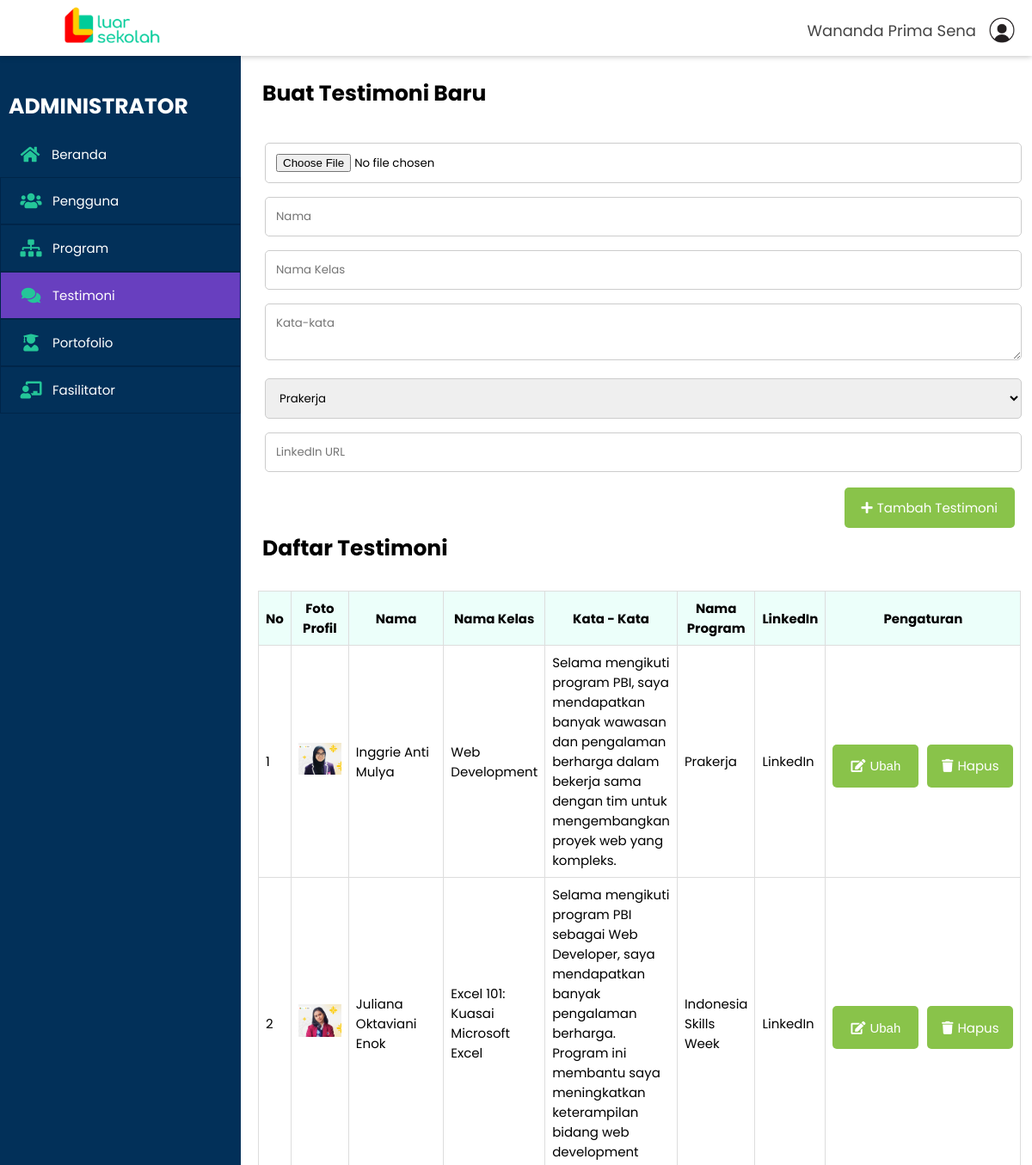
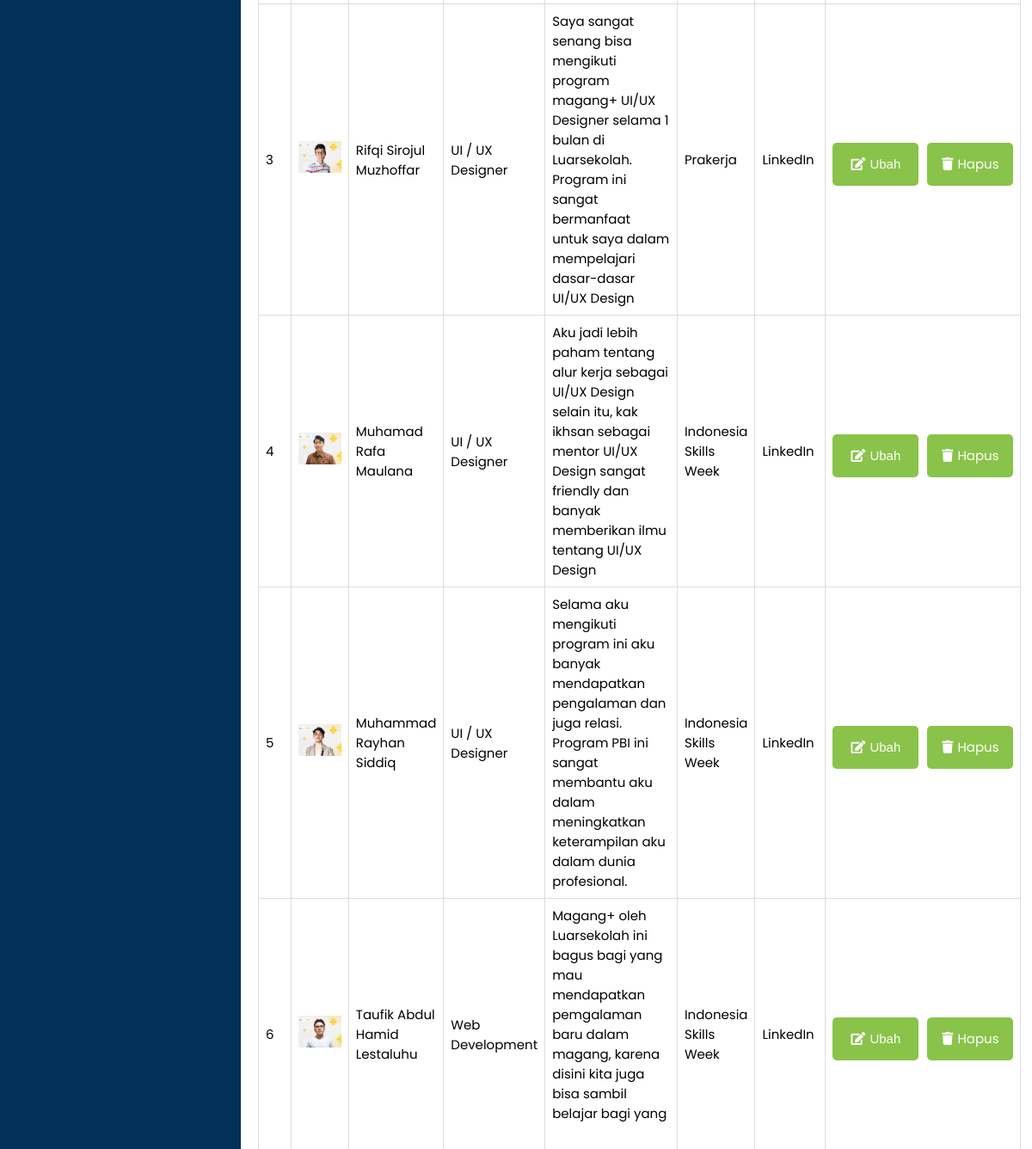
Screenshot of /pages/admin/testimonial_control.php (signed in) with the database file from the repository (2 pictures, top to bottom).
### tables this page shows
CREATE TABLE `testimonial` (
  `id` int NOT NULL,
  `image` varchar(255) NOT NULL,
  `name` char(30) NOT NULL,
  `course_name` char(255) NOT NULL,
  `review` varchar(255) NOT NULL,
  `program_name` enum('Prakerja','Indonesia Skills Week') NOT NULL,
  `linkedin` varchar(255) NOT NULL
);

### src/config/config.php (called while the page is built, shortened)
<?php
$connect = mysqli_connect("localhost", "root", "", "db_production");
function getTestimonials()
{
    global $connect;
    $result = mysqli_query($connect, "SELECT * FROM testimonial");
    $rows = [];
    while ($row = mysqli_fetch_assoc($result)) {
        $rows[] = $row;
    }
    return $rows;
}

### pages/admin/testimonial_control.php (the view, shortened to what this page needs)
<?php
require "../../src/config/config.php";
include '../../components/sidebar.php';
$testimonials = getTestimonials();
?>
<!DOCTYPE html>
<html lang="en">
<head>
    <link rel="stylesheet" href="../../src/css/admin.css">
    <link rel="stylesheet" href="https://cdnjs.cloudflare.com/ajax/libs/font-awesome/5.15.4/css/all.min.css">
    <link rel="stylesheet" href="https://cdnjs.cloudflare.com/ajax/libs/toastr.js/latest/toastr.min.css">
</head>
<body>
    <div class="container">
        <?php include '../../components/header.php'; ?>
        <main class="main">
            <section class="page-content">
                <article class="board">
                    <p>Buat Testimoni Baru</p>
                    <form action="" method="POST" enctype="multipart/form-data">
                        <input type="file" name="image" accept="image/*" required>
                        <input type="text" name="name" placeholder="Nama" required>
                        <input type="text" name="course_name" placeholder="Nama Kelas" required>
                        <textarea type="text" name="review" placeholder="Kata-kata" required></textarea>
                        <select name="program_name" required>
                            <option value="Prakerja">Prakerja</option>
                        </select>
                        <input type="text" name="linkedin" placeholder="LinkedIn URL" required>
                        <section class="create-client">
                            <button type="submit" name="create_testimonial"><i class="fas fa-plus"></i>Tambah Testimoni</button>
                        </section>
                    </form>
                    <p>Daftar Testimoni</p>
                    <div class="table-container">
                        <div class="table-horizontal-container">
                            <table class="unfixed-table">
                                <thead>
                                    <tr>
                                        <th>No</th>
                                        <th>Foto Profil</th>
                                        <th>Nama</th>
                                        <th>Nama Kelas</th>
                                        <th>Kata - Kata</th>
                                        <th>Nama Program</th>
                                        <th>LinkedIn</th>
                                        <th>Pengaturan</th>
                                    </tr>
                                </thead>
                                <tbody>
                                    <?php if (empty($testimonials)) : ?>
                                        <tr class="empty-row">
                                            <td colspan="8">Belum ada testimonial yang dibuat</td>
                                        </tr>
                                    <?php else : ?>
                                        <?php foreach ($testimonials as $testimonial): ?>
                                            <tr>
                                                <td><?= $testimonial['id']; ?></td>
                                                <td><img src="profile/<?= $testimonial['image']; ?>" alt="Image" width="50"></td>
                                                <td><?= $testimonial['name']; ?></td>
                                                <td><?= $testimonial['course_name']; ?></td>
                                                <td><?= $testimonial['review']; ?></td>
                                                <td><?= $testimonial['program_name']; ?></td>
                                                <td><a href="<?= $testimonial['linkedin']; ?>" target="_blank">LinkedIn</a></td>
                                                <td>
                                                    <section class="control-client">
                                                        <button type="button" onclick="openEditModal(<?= htmlspecialchars(json_encode($testimonial)); ?>)">
                                                            <i class="fas fa-edit"></i>Ubah
                                                        </button>
                                                        <form action="" method="POST" style="display: inline;">
                                                            <button onclick="confirmDelete(event, this, 'delete_testimonial')"><i class="fas fa-trash"></i>Hapus</button>
                                                        </form>
                                                    </section>
                                                </td>
                                            </tr>
                                        <?php endforeach; ?>
                                    <?php endif; ?>
                                </tbody>
                            </table>
                        </div>
                    </div>
                </article>
            </section>
        </main>
    </div>
</body>
</html>

### src/css/admin.css (style rules this page uses)
:root { box-sizing: border-box; font-size: 0.625rem; font-family: "Poppins", sans-serif; --sidebar-bgColor: #023059; --sidebar-bgColor-hover: #683fbf; --sidebar-txtColor: #ffff; --sidebar-headingColor: #7889a4; --page-content-bgColor: #f0f1f6; --page-content-txtColor: #171616; --page-content-blockColor: #fff; --icon-color: #24c699; --white: #fff; --black: #333; --blue: #00b9eb; --red: #b1160e; --pink: #f279c8; --purple: #8a33fe; --cyan: #5bb7ea; --ash: #f6b166; --deep-blue: #023059; }
form * { font-family: 'Poppins', sans-serif; }
*, *::before, *::after { margin: 0; padding: 0; box-sizing: inherit; outline: none; }
a, button { color: inherit; }
a { text-decoration: none; }
button { background: none; }
input { -webkit-appearance: none; appearance: none; }
button:not(:disabled), [type="button"]:not(:disabled), [type="reset"]:not(:disabled), [type="submit"]:not(:disabled) { cursor: pointer; }
.container { height: 100vh; width: 100vw; }
.main { display: grid; grid-template-columns: 28rem 2fr; height: calc(100vh - 6.5rem); transition: 0.5s all ease-in-out; overflow: hidden; }
.page-content { flex: 1; width: 100%; height: 100vh; overflow-y: auto; }
.page-content .board p { font-size: 2.5rem; padding: 0.5rem; font-weight: bold; }
button { padding: 1.2rem 2rem; font-size: 1.5rem; border: none; }
.page-content .board { background: var(--white); border-radius: 0.5rem; min-height: 100%; height: auto; overflow: scroll; padding: 2rem; margin-bottom: 2rem; }
.board>p { font-size: 1.5rem; margin-bottom: 2.5rem; }
.create-client { display: flex; margin-top: 1rem; }
.create-client button { margin-left: auto; background: #89c34a; border-radius: 0.5rem; color: var(--white); }
.create-client button i { margin-right: 0.5rem; }
.control-client { display: flex; margin-top: 1rem; gap: 0.5rem; justify-content: flex-end; }
.control-client button { background: #89c34a; border-radius: 0.5rem; color: var(--white); }
.control-client button i { margin-right: 0.5rem; }
input, select, textarea { width: 100%; padding: 1.2rem; border: 0.1rem solid #ccc; border-radius: 0.5rem; resize: vertical; margin: 8px; }
table { border-collapse: collapse; width: 100%; table-layout: auto; }
td, th { border: 1px solid #ddd; padding: 8px; background: white; box-sizing: border-box; text-align: left; font-size: 1.5rem; }
.table-container { margin-top: 20px; position: relative; }
thead th { position: sticky; top: -20px; z-index: 2; background: #ecfffa; text-align: center; }
thead th:first-child { left: 0; z-index: 3; }
tr> :first-child { position: -webkit-sticky; position: sticky; }
.control-client { display: flex; justify-content: center; align-items: center; gap: 10px; }
.control-client button { display: flex; align-items: center; justify-content: center; border: none; width: 100px; height: 50px; color: white; border-radius: 5px; cursor: pointer; }
.control-client button i { margin-right: 5px; }

### rows the page displays
testimonial: id "1", image (picture), name "Inggrie Anti Mulya", course_name "Web Development", review "Selama mengikuti program PBI, saya mendapatkan banyak wawasan dan pengalaman berharga dalam bekerja sama dengan tim untuk mengembangkan proyek web yang kompleks.", program_name "Prakerja"
testimonial: id "2", image (picture), name "Juliana Oktaviani Enok", course_name "Excel 101: Kuasai Microsoft Excel", review "Selama mengikuti program PBI sebagai Web Developer, saya mendapatkan banyak pengalaman berharga. Program ini membantu saya meningkatkan keterampilan bidang web development", program_name "Indonesia Skills Week"
testimonial: id "3", image (picture), name "Rifqi Sirojul Muzhoffar", course_name "UI / UX Designer", review "Saya sangat senang bisa mengikuti program magang+ UI/UX Designer selama 1 bulan di Luarsekolah. Program ini sangat bermanfaat untuk saya dalam mempelajari dasar-dasar UI/UX Design", program_name "Prakerja"
testimonial: id "4", image (picture), name "Muhamad Rafa Maulana", course_name "UI / UX Designer", review "Aku jadi lebih paham tentang alur kerja sebagai UI/UX Design selain itu, kak ikhsan sebagai mentor UI/UX Design sangat friendly dan banyak memberikan ilmu tentang UI/UX Design", program_name "Indonesia Skills Week"
testimonial: id "5", image (picture), name "Muhammad Rayhan Siddiq", course_name "UI / UX Designer", review "Selama aku mengikuti program ini aku banyak mendapatkan pengalaman dan juga relasi. Program PBI ini sangat membantu aku dalam meningkatkan keterampilan aku dalam dunia profesional.", program_name "Indonesia Skills Week"
testimonial: id "6", image (picture), name "Taufik Abdul Hamid Lestaluhu", course_name "Web Development", review "Magang+ oleh Luarsekolah ini bagus bagi yang mau mendapatkan pemgalaman baru dalam magang, karena disini kita juga bisa sambil belajar bagi yang sudah punya…", program_name "Indonesia Skills Week"

### other values shown
$username "Wananda Prima Sena"
$item['label'] "Beranda"
$item['label'] "Pengguna"
$item['label'] "Program"
$item['label'] "Testimoni"
$item['label'] "Portofolio"
$item['label'] "Fasilitator"
